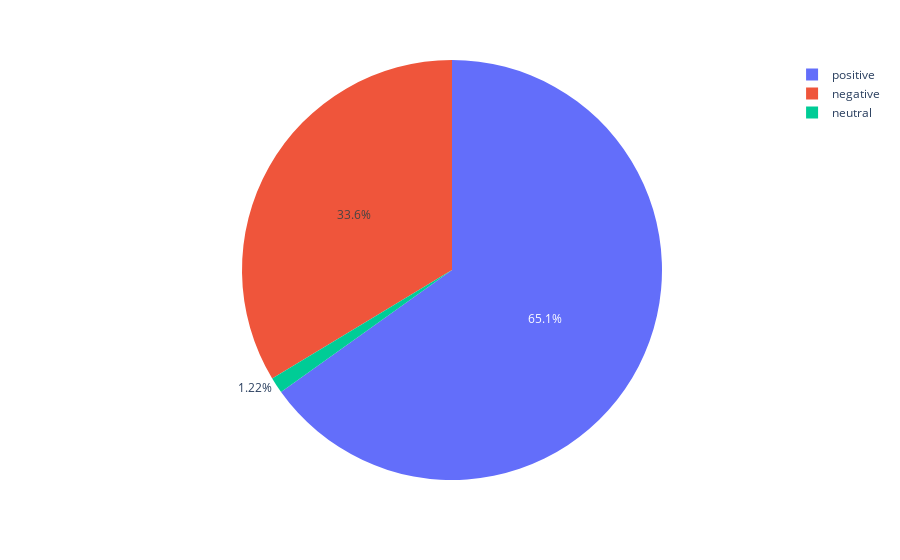

Notebook source saved alongside this figure:
### Code cell
fig = px.pie(df4, values='Poet', names=df4.index)
fig.show()

### Figure 1 — Plotly figure (JSON) as saved in the notebook; plotly's stock layout.template omitted (floating-point values rounded to 4 significant figures)
{"data": [{"domain": {"x": [0, 1], "y": [0, 1]}, "hoverlabel": {"namelength": 0}, "hovertemplate": "label=%{label}<br>Poet=%{value}", "labels": ["negative", "neutral", "positive"], "legendgroup": "", "name": "", "showlegend": true, "type": "pie", "values": [110, 4, 213]}], "layout": {"legend": {"tracegroupgap": 0}, "margin": {"t": 60}}}
